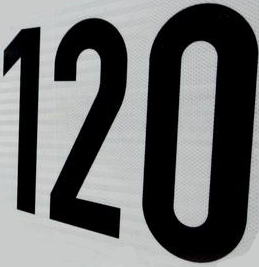
//> input picture bzvz/test4/test/120.jpg, 259 x 267 px, given in place of LimitTest2.mp4, which was not available
$ ./colorSegmentation   (built with g++ and OpenCV 4)
//> lines starting //> are read from the running program, lines starting //| are printed output that depends on the picture; pictures that were not available may be replaced by others from this repository, and a replacement may not be noted
#include <opencv2/opencv.hpp>

#define path "/home/rtrk/Desktop/saved_frames/"
#define play 30
#define pause 0

void removeShadows(cv::Mat &image);
cv::Mat blackColorSegmentation(const cv::Mat &image);
cv::Mat whiteColorSegmentation(const cv::Mat &image);

int main(int argc, char **argv)
{
    // [13 lines of commented-out code are left out]
    cv::VideoCapture cap("/home/rtrk/Videos/testVideos/LimitTest2.mp4");
    if(!cap.isOpened() )
        return -1;
    int state = play;
    while(cap.isOpened() )
    {
        cv::Mat frame;
        cap >> frame;
//> frame is the input picture: 267 rows x 259 cols, CV_8UC3; mean B, G, R 108.6, 108.6, 107.4
        cv::resize(frame, frame, cv::Size(std::round(frame.cols/2),std::round(frame.rows/2)));
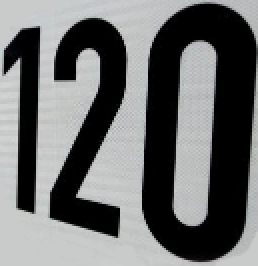
//> frame: 133 rows x 129 cols, CV_8UC3 (shown 2 times larger); mean B, G, R 108.5, 108.5, 107.3
        cv::imshow("with shadow", frame);
        removeShadows(frame);

        // [7 lines of commented-out code are left out]
        cv::imshow("without shadow", frame);
        auto btn = cv::waitKey(state);
        if(btn == 27 || btn == 'q') break;
        else if(btn == 32 || btn == 'p')
        {
            if(state == play)   state = pause;
            else state = play;
        }
    }
    return 0;
}

void removeShadows(cv::Mat &image)
{
    cv::Mat gray;
    cv::cvtColor(image, gray, CV_BGR2GRAY);
    // get full available range
    double minGray,maxGray;
    cv::minMaxLoc(gray, &minGray, &maxGray);
//> minGray = 0; maxGray = 213
    //suppose current range is 30...220

    bool useRelative = false;
    if(useRelative)
    {
        // Relative clipping dark range to black
        double clipPercent = 10;
        minGray = cvRound(minGray * (1 + clipPercent/100.0) );
        //all below minGray+10% will become black
    }
    else
    {
        //absolute clipping. Use a fixed lower bound for dark regions
        double minGrayWanted = 50;
        minGray = minGrayWanted;
        //all below 50 will become black
    }

    // current range
    float inputRange = maxGray - minGray;
//> inputRange = 163

    float alpha = 255.0 / inputRange; // alpha expands current range. MaxGray will be 255
//> alpha = 1.56
    float beta = -minGray * alpha;    // beta shifts current range so that minGray will go to 0
//> beta = -78.22

    image.convertTo(image, -1, alpha, beta);
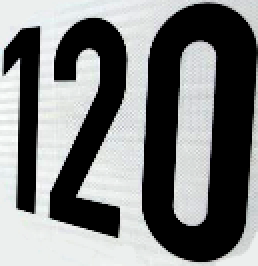
//> image: 133 rows x 129 cols, CV_8UC3 (shown 2 times larger); mean B, G, R 124.3, 124.4, 122.7
//> the 'q' key is pressed
}

cv::Mat blackColorSegmentation(const cv::Mat &image)
{
    cv::Mat hsv, imgThreshold;
    cv::cvtColor(image, hsv, cv::COLOR_BGR2HSV);
    cv::inRange(hsv, cv::Scalar(0, 0, 0), cv::Scalar(180, 255, 30), imgThreshold);

    return imgThreshold;
}

cv::Mat whiteColorSegmentation(const cv::Mat &image)
{
    cv::Mat hsv, imgThreshold;
    cv::cvtColor(image, hsv, cv::COLOR_BGR2HSV);
    cv::inRange(hsv, cv::Scalar(0, 0, 200), cv::Scalar(180, 255, 255), imgThreshold);

    return imgThreshold;
}

$ run again, on bzvz/test4/test/80.jpg
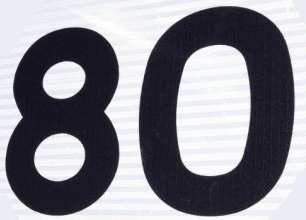
//> input picture bzvz/test4/test/80.jpg, 306 x 220 px, given in place of LimitTest2.mp4, which was not available
//> frame is the input picture: 220 rows x 306 cols, CV_8UC3; mean B, G, R 144.6, 136.8, 137
//> `cv::resize(frame, frame, cv::Size(std::round(frame.cols/2),std::round(..`:
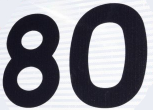
//> frame: 110 rows x 153 cols, CV_8UC3; mean B, G, R 144.7, 136.9, 137.1
//> minGray = 18; maxGray = 255
//> inputRange = 205
//> alpha = 1.24
//> beta = -62.2
//> in removeShadows, `image.convertTo(image, -1, alpha, beta);`:
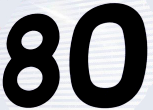
//> image: 110 rows x 153 cols, CV_8UC3; mean B, G, R 124.6, 121.8, 121.1
